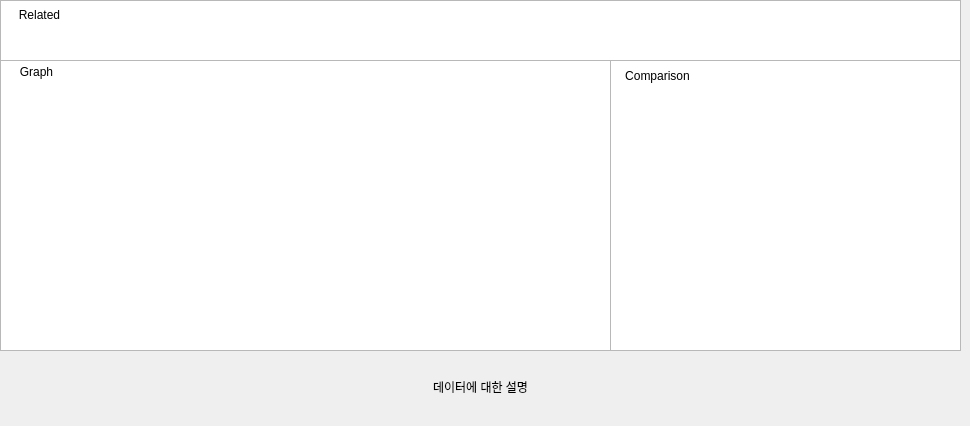
     <widget class="QWidget" name="tab2">
      <attribute name="title">
       <string>Google</string>
      </attribute>
      <widget class="QLabel" name="GDataInfo">
       <property name="geometry">
        <rect>
         <x>0</x>
         <y>356</y>
         <width>961</width>
         <height>61</height>
        </rect>
       </property>
       <property name="text">
        <string>데이터에 대한 설명</string>
       </property>
       <property name="alignment">
        <set>Qt::AlignCenter</set>
       </property>
      </widget>
      <widget class="QListView" name="GListView">
       <property name="geometry">
        <rect>
         <x>0</x>
         <y>0</y>
         <width>961</width>
         <height>61</height>
        </rect>
       </property>
      </widget>
      <widget class="QLabel" name="GComparisonLabel">
       <property name="geometry">
        <rect>
         <x>622</x>
         <y>65</y>
         <width>71</width>
         <height>21</height>
        </rect>
       </property>
       <property name="text">
        <string>Comparison</string>
       </property>
       <property name="alignment">
        <set>Qt::AlignCenter</set>
       </property>
      </widget>
      <widget class="QGraphicsView" name="GGraphView">
       <property name="geometry">
        <rect>
         <x>0</x>
         <y>60</y>
         <width>611</width>
         <height>291</height>
        </rect>
       </property>
      </widget>
      <widget class="QGraphicsView" name="GRelatedGraphView">
       <property name="geometry">
        <rect>
         <x>610</x>
         <y>60</y>
         <width>351</width>
         <height>291</height>
        </rect>
       </property>
      </widget>
      <widget class="QLabel" name="GGraphLabel">
       <property name="geometry">
        <rect>
         <x>1</x>
         <y>61</y>
         <width>71</width>
         <height>21</height>
        </rect>
       </property>
       <property name="text">
        <string>Graph</string>
       </property>
       <property name="alignment">
        <set>Qt::AlignCenter</set>
       </property>
      </widget>
      <widget class="QLabel" name="GRelatedLabel">
       <property name="geometry">
        <rect>
         <x>4</x>
         <y>4</y>
         <width>71</width>
         <height>21</height>
        </rect>
       </property>
       <property name="text">
        <string>Related</string>
       </property>
       <property name="alignment">
        <set>Qt::AlignCenter</set>
       </property>
      </widget>
      <zorder>GRelatedGraphView</zorder>
      <zorder>GDataInfo</zorder>
      <zorder>GListView</zorder>
      <zorder>GComparisonLabel</zorder>
      <zorder>GGraphView</zorder>
      <zorder>GGraphLabel</zorder>
      <zorder>GRelatedLabel</zorder>
     </widget>
